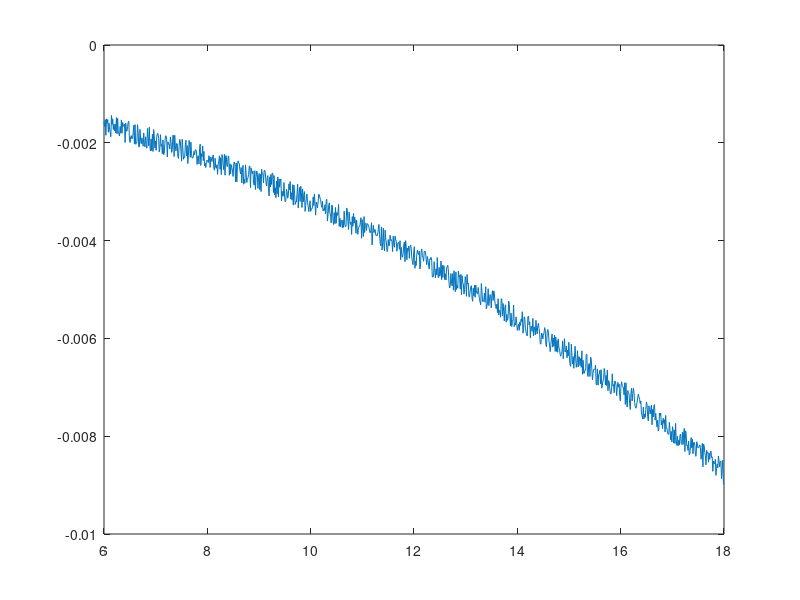

This figure's MATLAB source: (Note: this script raises an error after producing the figure.)

%%

% Generate B^2 distriution with noise

B = linspace(6, 18, 1000);
V = -0.001 - (B.^2) .* 0.008 ./ 324 + rand(1, 1000) .* 0.0005;

plot(B, V)

data = [B' V'];
save('typical_B2_plus_noise.dat', 'data', '-ascii', '-tabs');

% Generate typical flat disibution with noise

% B = linspace(6, 18, 1000);
% V = -0.001 + rand(1, 1000) .* 0.001;
% 
% plot(B, V)
    
%%

data = load('typical_B2_plus_noise.dat');
B = data(:,1);
V = data(:,2) .* 1e3;

p = polyfit(1./B, V, 2);
% invB = linspace(max(1./B), min(1./B), 1000);
fitInvB = polyval(p, 1./B);

figure
hold on


FONT_SIZE = 18;
set( get( gca, 'XLabel' ), 'FontSize', FONT_SIZE );
set( get( gca, 'YLabel' ), 'FontSize', FONT_SIZE );
set( get( gca, 'ZLabel' ), 'FontSize', FONT_SIZE );
set( gca, 'FontSize', FONT_SIZE);
set( gca, 'FontName', 'Times New Roman');

set(gcf, 'Color', [1 1 1]);
set(gca, 'Color', 'none');

box on;
grid on;

% set(gcf, 'Position', [163   500   568   259]);
set(gcf, 'Position', [147   678   446   159]);

p = polyfit(B, V, 2);
fitB = polyval(p, B);

plot(B, V, 'k');
plot(B, fitB, 'r', 'Linewidth', 2);

xlim([6 18]);

export_fig('fit_B.png', '-r150', '-transparent');

figure
hold on


FONT_SIZE = 18;
set( get( gca, 'XLabel' ), 'FontSize', FONT_SIZE );
set( get( gca, 'YLabel' ), 'FontSize', FONT_SIZE );
set( get( gca, 'ZLabel' ), 'FontSize', FONT_SIZE );
set( gca, 'FontSize', FONT_SIZE);
set( gca, 'FontName', 'Times New Roman');

set(gcf, 'Color', [1 1 1]);
set(gca, 'Color', 'none');

box on;
grid on;

% set(gcf, 'Position', [163   500   568   259]);
set(gcf, 'Position', [147   678   446   159]);

plot(1./B, V, 'k');
plot(1./B, fitInvB, 'r', 'Linewidth', 2);

xlim([min(1./B) max(1./B)]);

export_fig('fit_invB.png', '-r150', '-transparent');


%%

% Now load the FFT

fh = fopen('typical_B2_plus_noise_B_fft.dat');
data = textscan(fh, '%f %f', 'Headerlines', 5);
fclose(fh);

x = data{1};
y = data{2};

figure
hold on


FONT_SIZE = 18;
set( get( gca, 'XLabel' ), 'FontSize', FONT_SIZE );
set( get( gca, 'YLabel' ), 'FontSize', FONT_SIZE );
set( get( gca, 'ZLabel' ), 'FontSize', FONT_SIZE );
set( gca, 'FontSize', FONT_SIZE);
set( gca, 'FontName', 'Times New Roman');

set(gcf, 'Color', [1 1 1]);
set(gca, 'Color', 'none');

box on;

set(gcf, 'Position', [277   490   612   316]);
% set(gcf, 'Position', [589   476   518   370]);


plot(x, y, 'k-');

xlim([0 100]);
ylim([0 0.08]);




fh = fopen('typical_B2_plus_noise_invB_fft.dat');
data = textscan(fh, '%f %f', 'Headerlines', 5);
fclose(fh);

x = data{1};
y = data{2};

% figure
% hold on
% 
% 
% FONT_SIZE = 18;
% set( get( gca, 'XLabel' ), 'FontSize', FONT_SIZE );
% set( get( gca, 'YLabel' ), 'FontSize', FONT_SIZE );
% set( get( gca, 'ZLabel' ), 'FontSize', FONT_SIZE );
% set( gca, 'FontSize', FONT_SIZE);
% set( gca, 'FontName', 'Times New Roman');
% 
% set(gcf, 'Color', [1 1 1]);
% set(gca, 'Color', 'none');
% 
% box on;
% 
% set(gcf, 'Position', [462   265   376   259]);

plot(x, y, 'k--');

xlim([0, 200]);
ylim([0 0.08]);

% grid on;

set(gca, 'YTickLabel', '');

% legend('Fitted to B', 'Fitted to 1/B');

export_fig('fft_inset.png', '-r150', '-transparent');
